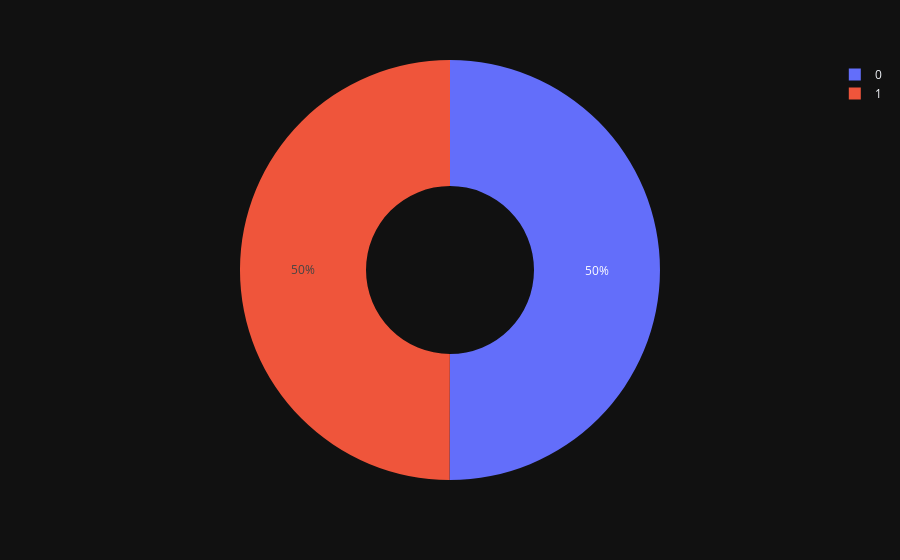

Source (notebook cell):
### Code cell
#generates a pie chart from the "cardio" column of your DataFrame 
fig = px.pie(df,names="cardio",hole = 0.4,template = "plotly_dark")
fig.show()

### Figure 1 — Plotly figure (JSON) as saved in the notebook; plotly's stock layout.template omitted (floating-point values rounded to 4 significant figures; data arrays with more than 128 entries replaced by an {"elided": "..."} marker saying what was removed)
{"data": [{"domain": {"x": [0, 1], "y": [0, 1]}, "hole": 0.4, "hovertemplate": "cardio=%{label}<extra></extra>", "labels": {"elided": "70000 int values"}, "legendgroup": "", "name": "", "showlegend": true, "type": "pie"}], "layout": {"autosize": true, "legend": {"tracegroupgap": 0}, "margin": {"t": 60}}}
